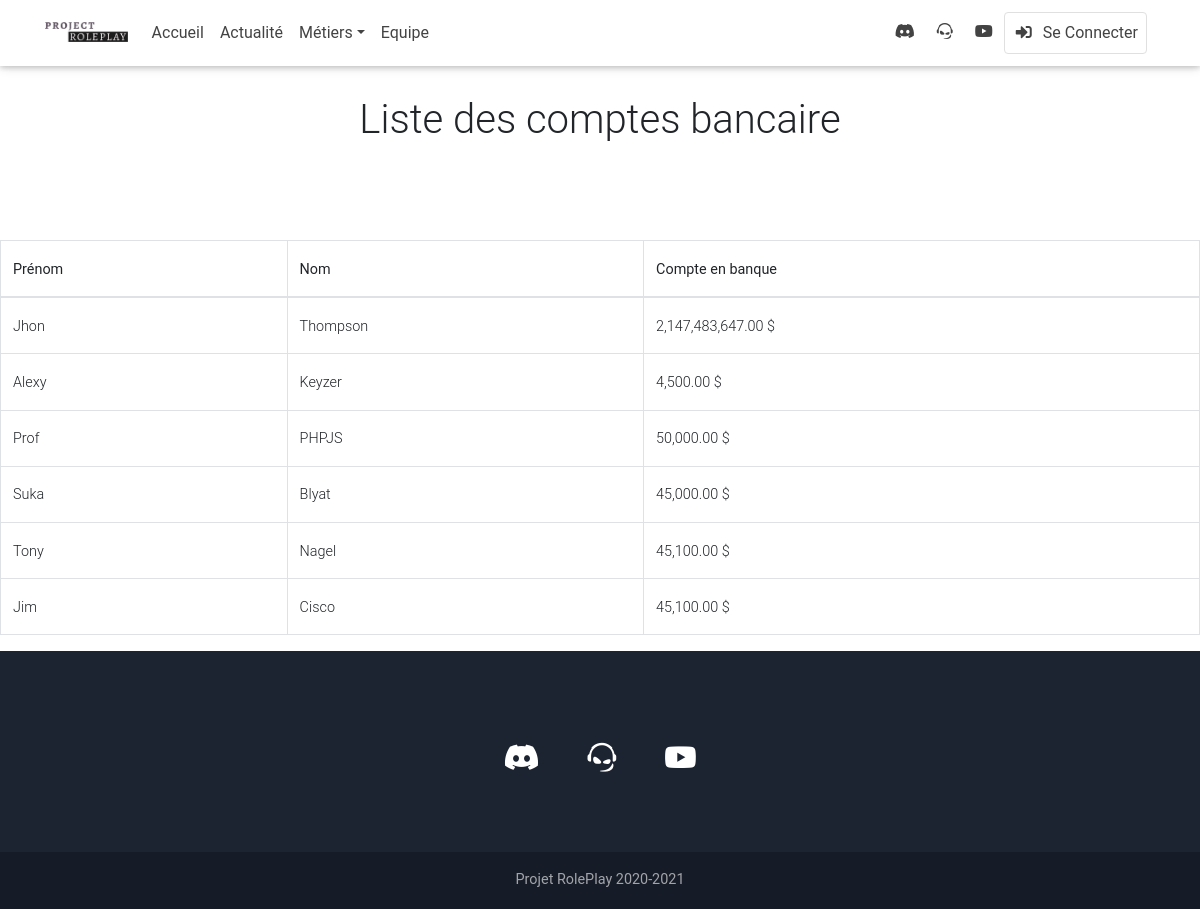
Page /?page=bank on the earlier database version.
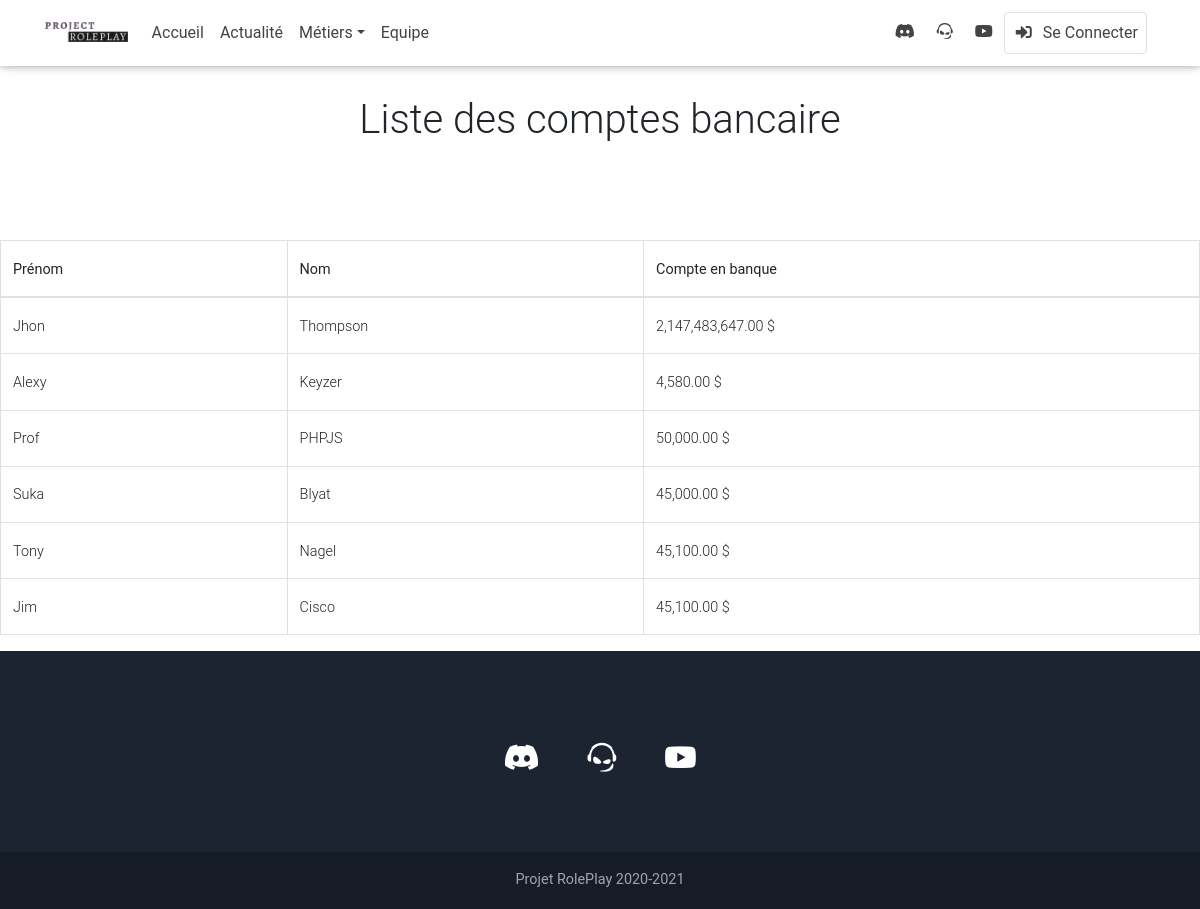
Same page on the later database version.
### tables this page shows
CREATE TABLE `users` (
  `identifier` varchar(50) NOT NULL,
  `license` varchar(50) DEFAULT NULL,
  `money` int(11) DEFAULT NULL,
  `name` varchar(50) DEFAULT '',
  `skin` longtext DEFAULT NULL,
  `job` varchar(50) DEFAULT 'unemployed',
  `job2` varchar(50) DEFAULT 'unemployed2',
  `job_grade` int(11) DEFAULT 0,
  `job2_grade` int(11) DEFAULT 0,
  `loadout` longtext DEFAULT NULL,
  `position` varchar(255) DEFAULT NULL,
  `bank` int(11) DEFAULT NULL,
  `permission_level` int(11) DEFAULT NULL,
  `group` varchar(50) DEFAULT NULL,
  `firstname` varchar(50) DEFAULT '',
  `lastname` varchar(50) DEFAULT '',
  `dateofbirth` varchar(25) DEFAULT '',
  `sex` varchar(10) DEFAULT '',
  `height` varchar(5) DEFAULT '',
  `isDead` tinyint(1) DEFAULT 0,
  `phone_number` varchar(10) DEFAULT NULL,
  `status` longtext DEFAULT NULL,
  `last_property` varchar(255) DEFAULT NULL,
  `tattoos` longtext DEFAULT NULL,
  `pet` varchar(50) DEFAULT NULL,
  `nbr_Up` int(11) DEFAULT 0
);

### includes/class/bank_account.class.php (the view)
<?php
    class Bank_Account {
        private $firstname;
        private $lastname;
        private $bank;
        public function __construct($data)
        {
            $this->firstname = $data['firstname'];
            $this->lastname = $data['lastname'];
            $this->bank = number_format($data['bank'], 2);
        }
        public function getFirstname()
        {
            return $this->firstname;
        }
        public function getLastname()
        {
            return $this->lastname;
        }
        public function getBank()
        {
            return $this->bank;
        }
        public function showBankAccountList(){
            echo'
            <tr>
                <td>'.$this->getFirstname().'</td>
                <td>'.$this->getLastname().'</td>
                <td>'.$this->getBank().' $</td>
            </tr>
            ';
        }
    }

### index.php (shortened to what this page needs)
<?php
  require 'includes/steam/steamauth.php';
  require 'includes/class/pages.class.php';
?>
<!DOCTYPE html>
<html lang="fr">
  <head>
      <link rel="stylesheet" href="https://use.fontawesome.com/releases/v5.8.2/css/all.css">
      <link href="css/bootstrap.min.css" rel="stylesheet">
      <link href="css/mdb.min.css" rel="stylesheet">
      <link href="css/style.css" rel="stylesheet">
  </head>
  <body>
    <header>
      <?php require "includes/navbar.inc.php" ?>
      <?php
        $class_pages = new GestionPages('infos');
      ?>
    </header>
    <?php require "includes/footer.inc.php"; ?>
  </body>
</html>

### includes/navbar.inc.php (shortened to what this page needs)
<nav class="navbar fixed-top navbar-expand-lg navbar-light white scrolling-navbar">
  <div class="container">
    <a class="navbar-brand waves-effect" target="_blank">
      <img src="img/logo.png" alt="Logo">
    </a>
    <div class="collapse navbar-collapse" id="navbarSupportedContent">
      <ul class="navbar-nav mr-auto">
        <li class="nav-item">
          <a class="nav-link waves-effect" href="index.php">Accueil</a>
        </li>
        <li class="nav-item">
          <a class="nav-link waves-effect" href="?page=annonce">Actualité</a>
        </li>
        <li class="nav-item dropdown">
          <a class="nav-link dropdown-toggle" id="navbarDropdownMenuLink" data-toggle="dropdown" aria-haspopup="true" aria-expanded="false" target="_blank">Métiers</a>
        </li>
        <li class="nav-item">
          <a class="nav-link waves-effect" href="?page=staff" target="_blank">Equipe</a>
        </li>
      </ul>
      <ul class="navbar-nav nav-flex-icons">
        <li class="nav-item">
          <a href="#" class="nav-link waves-effect" target="_blank">
            <i class="fab fa-discord"></i>
          </a>
        </li>
        <li class="nav-item">
          <a href="#" class="nav-link waves-effect" target="_blank">
            <i class="fab fa-teamspeak"></i>
          </a>
        </li>
        <li class="nav-item">
          <a href="#" class="nav-link waves-effect" target="_blank">
            <i class="fab fa-youtube"></i>
          </a>
        </li>
        <li class="nav-item">
        <?php
          if (!isset($_SESSION['steamid'])) {
            loginbutton();
          } else {
            logoutbutton();
          }
        ?>
        </li>
      </ul>
    </div>
  </div>
</nav>

### includes/steam/steamauth.php (shortened to what this page needs)
<?php
function loginbutton($buttonstyle = "square") {
	$button = "<a href='?login' class='nav-link border border-light rounded waves-effect mr-2'><i class=\"fas fa-sign-in-alt mr-1\"></i> Se Connecter</a>";
	echo $button;
}
					?>

### includes/class/pages.class.php (shortened to what this page needs)
<?php
class GestionPages
{
    private $pageDefault = "./pages/infos.php";
    private $page404 = "./pages/404.php";
    public function setDefault(string $default)
    {
        $this->pageDefault =  "pages/".$default.".php";
    }
    public function __construct($default = false)
    {
        if(isset($_GET["page"]))
        {
            $this->pageActuelle = "./pages/".$_GET["page"].".php";
            file_exists($this->pageActuelle) ? require $this->pageActuelle : require $this->page404;
        } else
        {
            require $this->pageDefault;
        }
    }
}

### pages/bank.php
<h1 class="my-5 py-5 d-flex justify-content-center">Liste des comptes bancaire</h1>
<?php
    require './includes/class/bank_account.class.php';
    $request = "SELECT * FROM users, jobs WHERE users.job=jobs.name";
    $query = $bdd->query($request);
?>
<table class="table table-bordered">
    <thead>
    <tr>
        <th>Prénom</th>
        <th>Nom</th>
		<th>Compte en banque</th>
    </tr>
    </thead>
    <tbody id="myTable">
        <?php
            while ($data = $query->fetch()) {
                $classGarage = new Bank_Account($data);
                $classGarage->showBankAccountList();
            }
        ?>
    </tbody>
</table>

### includes/footer.inc.php
<footer class="page-footer font-small unique-color-dark pt-4">
  <div class="container">
    <div class="row">
      <div class="col-md-12 py-5">
        <div class="mb-5 flex-center">
          <a class="li-ic">
            <i class="fab fa-discord fa-lg white-text mr-md-5 mr-3 fa-2x"></i>
          </a>
          <a class="ins-ic">
            <i class="fab fa-teamspeak fa-lg white-text mr-md-5 mr-3 fa-2x"> </i>
          </a>
          <a class="pin-ic">
            <i class="fab fa-youtube fa-lg white-text fa-2x"> </i>
          </a>
        </div>
      </div>
    </div>
  </div>
  <div class="footer-copyright text-center py-3">Projet RolePlay 2020-2021</div>
</footer>

### css/style.css (style rules this page uses)
.navbar .navbar-brand img { height: 20px; }
.navbar .navbar-brand { padding-top: 0; }
.navbar .nav-link { color: #444343!important; }

Differences in the rows shown:
changed users "Alexy": bank "4,500.00" → "4,580.00"
